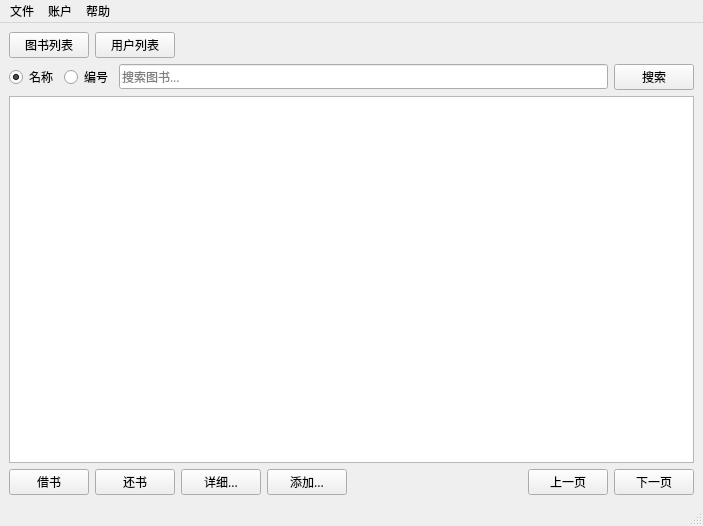
<?xml version="1.0" encoding="UTF-8"?>
<ui version="4.0">
 <class>LibraryMain</class>
 <widget class="QMainWindow" name="LibraryMain">
  <property name="geometry">
   <rect>
    <x>0</x>
    <y>0</y>
    <width>703</width>
    <height>526</height>
   </rect>
  </property>
  <property name="font">
   <font>
    <family>微软雅黑</family>
   </font>
  </property>
  <property name="windowTitle">
   <string>图书管理系统</string>
  </property>
  <widget class="QWidget" name="centralwidget">
   <layout class="QVBoxLayout" name="verticalLayout">
    <item>
     <layout class="QHBoxLayout" name="horizontalLayout">
      <item>
       <widget class="QPushButton" name="bookSwitchButton">
        <property name="text">
         <string>图书列表</string>
        </property>
        <property name="checked">
         <bool>false</bool>
        </property>
       </widget>
      </item>
      <item>
       <widget class="QPushButton" name="userSwitchButton">
        <property name="text">
         <string>用户列表</string>
        </property>
       </widget>
      </item>
      <item>
       <spacer name="horizontalSpacer_2">
        <property name="orientation">
         <enum>Qt::Horizontal</enum>
        </property>
        <property name="sizeHint" stdset="0">
         <size>
          <width>40</width>
          <height>20</height>
         </size>
        </property>
       </spacer>
      </item>
     </layout>
    </item>
    <item>
     <layout class="QHBoxLayout" name="horizontalLayout_3">
      <property name="sizeConstraint">
       <enum>QLayout::SetFixedSize</enum>
      </property>
      <item>
       <widget class="QRadioButton" name="selectNameButton">
        <property name="text">
         <string>名称</string>
        </property>
        <property name="checked">
         <bool>true</bool>
        </property>
       </widget>
      </item>
      <item>
       <widget class="QRadioButton" name="selectIdButton">
        <property name="text">
         <string>编号</string>
        </property>
       </widget>
      </item>
      <item>
       <widget class="QLineEdit" name="searchBox">
        <property name="placeholderText">
         <string>搜索图书...</string>
        </property>
        <property name="clearButtonEnabled">
         <bool>true</bool>
        </property>
       </widget>
      </item>
      <item>
       <widget class="QPushButton" name="searchButton">
        <property name="sizePolicy">
         <sizepolicy hsizetype="Fixed" vsizetype="Fixed">
          <horstretch>0</horstretch>
          <verstretch>0</verstretch>
         </sizepolicy>
        </property>
        <property name="text">
         <string>搜索</string>
        </property>
       </widget>
      </item>
     </layout>
    </item>
    <item>
     <widget class="QTableView" name="tableView">
      <property name="sortingEnabled">
       <bool>true</bool>
      </property>
     </widget>
    </item>
    <item>
     <layout class="QHBoxLayout" name="horizontalLayout_2">
      <item>
       <widget class="QPushButton" name="borrowButton">
        <property name="text">
         <string>借书</string>
        </property>
       </widget>
      </item>
      <item>
       <widget class="QPushButton" name="returnButton">
        <property name="text">
         <string>还书</string>
        </property>
       </widget>
      </item>
      <item>
       <widget class="QPushButton" name="editButton">
        <property name="text">
         <string>详细...</string>
        </property>
       </widget>
      </item>
      <item>
       <widget class="QPushButton" name="addButton">
        <property name="text">
         <string>添加...</string>
        </property>
       </widget>
      </item>
      <item>
       <spacer name="horizontalSpacer">
        <property name="orientation">
         <enum>Qt::Horizontal</enum>
        </property>
        <property name="sizeHint" stdset="0">
         <size>
          <width>40</width>
          <height>20</height>
         </size>
        </property>
       </spacer>
      </item>
      <item>
       <widget class="QPushButton" name="pageUpButton">
        <property name="text">
         <string>上一页</string>
        </property>
       </widget>
      </item>
      <item>
       <widget class="QPushButton" name="pageDnButton">
        <property name="text">
         <string>下一页</string>
        </property>
       </widget>
      </item>
     </layout>
    </item>
   </layout>
  </widget>
  <widget class="QMenuBar" name="menubar">
   <property name="geometry">
    <rect>
     <x>0</x>
     <y>0</y>
     <width>703</width>
     <height>21</height>
    </rect>
   </property>
   <widget class="QMenu" name="fileMenu">
    <property name="font">
     <font>
      <family>微软雅黑</family>
     </font>
    </property>
    <property name="title">
     <string>文件</string>
    </property>
    <addaction name="separator"/>
    <addaction name="readDataAction"/>
    <addaction name="writeDataAction"/>
    <addaction name="separator"/>
    <addaction name="importAction"/>
    <addaction name="exportAction"/>
   </widget>
   <widget class="QMenu" name="accountMenu">
    <property name="font">
     <font>
      <family>微软雅黑</family>
     </font>
    </property>
    <property name="title">
     <string>账户</string>
    </property>
    <addaction name="aboutMeAction"/>
    <addaction name="signOutAction"/>
   </widget>
   <widget class="QMenu" name="helpMenu">
    <property name="font">
     <font>
      <family>微软雅黑</family>
     </font>
    </property>
    <property name="title">
     <string>帮助</string>
    </property>
    <addaction name="aboutAction"/>
   </widget>
   <addaction name="fileMenu"/>
   <addaction name="accountMenu"/>
   <addaction name="helpMenu"/>
  </widget>
  <widget class="QStatusBar" name="statusbar"/>
  <action name="readDataAction">
   <property name="text">
    <string>快速读取</string>
   </property>
   <property name="font">
    <font>
     <family>微软雅黑</family>
    </font>
   </property>
   <property name="shortcut">
    <string>Ctrl+O</string>
   </property>
  </action>
  <action name="writeDataAction">
   <property name="text">
    <string>快速保存</string>
   </property>
   <property name="font">
    <font>
     <family>微软雅黑</family>
    </font>
   </property>
   <property name="shortcut">
    <string>Ctrl+S</string>
   </property>
  </action>
  <action name="aboutMeAction">
   <property name="text">
    <string>我的信息...</string>
   </property>
   <property name="toolTip">
    <string>我的信息</string>
   </property>
   <property name="font">
    <font>
     <family>微软雅黑</family>
    </font>
   </property>
  </action>
  <action name="signOutAction">
   <property name="text">
    <string>退出系统</string>
   </property>
   <property name="font">
    <font>
     <family>微软雅黑</family>
    </font>
   </property>
  </action>
  <action name="aboutAction">
   <property name="text">
    <string>关于...</string>
   </property>
   <property name="font">
    <font>
     <family>微软雅黑</family>
    </font>
   </property>
  </action>
  <action name="importAction">
   <property name="text">
    <string>从文件读取...</string>
   </property>
   <property name="font">
    <font>
     <family>微软雅黑</family>
    </font>
   </property>
   <property name="shortcut">
    <string>Ctrl+Shift+O</string>
   </property>
  </action>
  <action name="exportAction">
   <property name="text">
    <string>导出到文件...</string>
   </property>
   <property name="font">
    <font>
     <family>微软雅黑</family>
    </font>
   </property>
   <property name="shortcut">
    <string>Ctrl+Shift+S</string>
   </property>
  </action>
 </widget>
 <resources/>
 <connections>
  <connection>
   <sender>searchBox</sender>
   <signal>returnPressed()</signal>
   <receiver>searchButton</receiver>
   <slot>click()</slot>
   <hints>
    <hint type="sourcelabel">
     <x>581</x>
     <y>73</y>
    </hint>
    <hint type="destinationlabel">
     <x>648</x>
     <y>75</y>
    </hint>
   </hints>
  </connection>
  <connection>
   <sender>searchBox</sender>
   <signal>editingFinished()</signal>
   <receiver>searchButton</receiver>
   <slot>click()</slot>
   <hints>
    <hint type="sourcelabel">
     <x>361</x>
     <y>73</y>
    </hint>
    <hint type="destinationlabel">
     <x>652</x>
     <y>73</y>
    </hint>
   </hints>
  </connection>
  <connection>
   <sender>selectNameButton</sender>
   <signal>clicked()</signal>
   <receiver>searchButton</receiver>
   <slot>click()</slot>
   <hints>
    <hint type="sourcelabel">
     <x>30</x>
     <y>77</y>
    </hint>
    <hint type="destinationlabel">
     <x>666</x>
     <y>75</y>
    </hint>
   </hints>
  </connection>
  <connection>
   <sender>selectIdButton</sender>
   <signal>clicked()</signal>
   <receiver>searchButton</receiver>
   <slot>click()</slot>
   <hints>
    <hint type="sourcelabel">
     <x>82</x>
     <y>73</y>
    </hint>
    <hint type="destinationlabel">
     <x>667</x>
     <y>72</y>
    </hint>
   </hints>
  </connection>
 </connections>
</ui>
